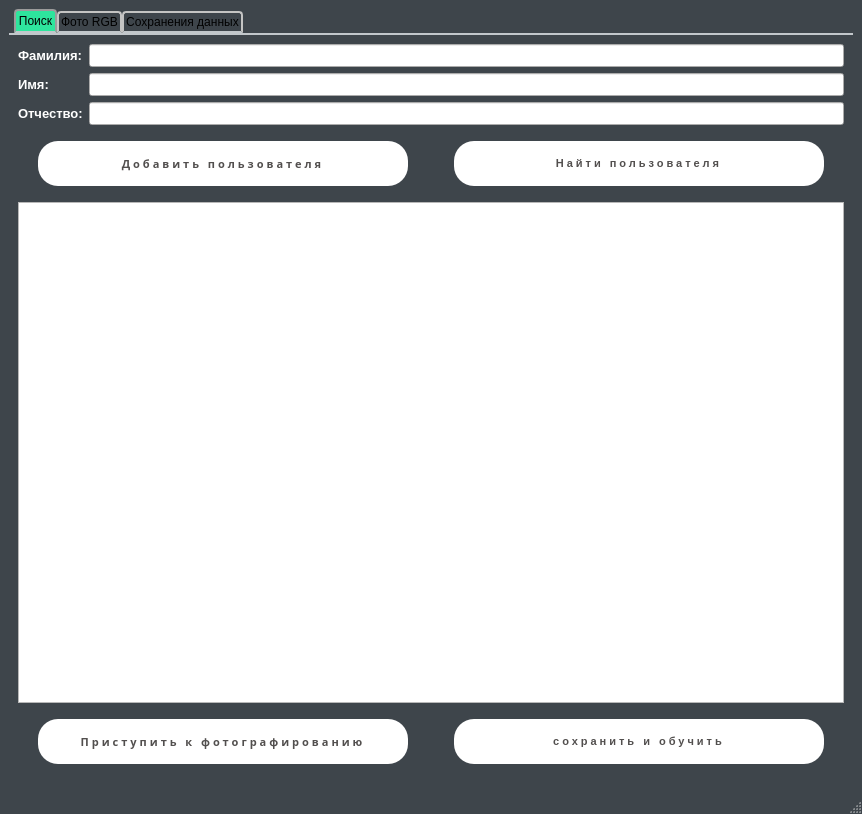
<?xml version="1.0" encoding="UTF-8"?>
<ui version="4.0">
 <class>MainWindow</class>
 <widget class="QMainWindow" name="MainWindow">
  <property name="geometry">
   <rect>
    <x>0</x>
    <y>0</y>
    <width>862</width>
    <height>814</height>
   </rect>
  </property>
  <property name="windowTitle">
   <string>Фотографирования</string>
  </property>
  <property name="styleSheet">
   <string notr="true">QMainWindow{
background: #3E454B;
}

QLabel{
color: #fff;
}


QPushButton:hover {
 background: #2EE59D;
  box-shadow: 0 15px 20px rgba(46,229,157,.4);
  color: white;
  transform: translateY(-7px); 

}

QPushButton {

  text-decoration: none;
  outline: none;
  display: inline-block;
  width: 140px;
  height: 45px;
  line-height: 45px;
  border-radius: 45px;
  margin: 10px 20px;
  font-family: 'Montserrat', sans-serif;
  font-size: 11px;
  text-transform: uppercase;
  text-align: center;
  letter-spacing: 3px;
  font-weight: 600;
  color: #524f4e;
  background: white;
  box-shadow: 0 8px 15px rgba(0,0,0,.1);
  transition: .3s;
border-radius: 20px;
 }

QPushButton:pressed {
    color: #111;
    border: 1px solid #3873d9;
    background: #fff;
 }</string>
  </property>
  <widget class="QWidget" name="centralwidget">
   <property name="font">
    <font>
     <family>Segoe MDL2 Assets</family>
     <pointsize>10</pointsize>
    </font>
   </property>
   <property name="styleSheet">
    <string notr="true">QTabWidget::pane { /* The tab widget frame */
    border-top: 2px solid #C2C7CB;
}

QTabWidget::tab-bar {
    left: 5px; /* move to the right by 5px */
}

/* Style the tab using the tab sub-control. Note that
    it reads QTabBar _not_ QTabWidget */
QTabBar::tab {
    background: qlineargradient(x1: 0, y1: 0, x2: 0, y2: 1,
                                stop: 0 #E1E1E1, stop: 0.4 #DDDDDD,
                                stop: 0.5 #D8D8D8, stop: 1.0 #D3D3D3);
    border: 2px solid #C4C4C3;
    border-bottom-color: #C2C7CB; /* same as the pane color */
    border-top-left-radius: 4px;
    border-top-right-radius: 4px;
    min-width: 20ex;
    padding: 2px;
}

QTabBar::tab:selected, QTabBar::tab:hover {
    
	background: #2EE59D;
}

QTabBar::tab:selected {
    border-color: #9B9B9B;
    border-bottom-color: #C2C7CB; /* same as pane color */
}

QTabBar::tab:!selected {
    margin-top: 2px; /* make non-selected tabs look smaller */
}</string>
   </property>
   <layout class="QGridLayout" name="gridLayout">
    <item row="0" column="0">
     <widget class="QTabWidget" name="tabWidget">
      <property name="styleSheet">
       <string notr="true"/>
      </property>
      <property name="currentIndex">
       <number>0</number>
      </property>
      <widget class="QWidget" name="tab">
       <property name="font">
        <font>
         <pointsize>10</pointsize>
         <weight>75</weight>
         <bold>true</bold>
        </font>
       </property>
       <attribute name="title">
        <string>Поиск</string>
       </attribute>
       <layout class="QHBoxLayout" name="horizontalLayout_5">
        <item>
         <layout class="QVBoxLayout" name="verticalLayout_3">
          <item>
           <layout class="QVBoxLayout" name="verticalLayout_2">
            <item>
             <layout class="QGridLayout" name="gridLayout_2">
              <item row="0" column="0">
               <widget class="QLabel" name="label">
                <property name="font">
                 <font>
                  <pointsize>10</pointsize>
                  <weight>75</weight>
                  <bold>true</bold>
                 </font>
                </property>
                <property name="text">
                 <string>Фамилия:</string>
                </property>
               </widget>
              </item>
              <item row="0" column="1">
               <widget class="QLineEdit" name="lineEdit"/>
              </item>
              <item row="1" column="0">
               <widget class="QLabel" name="label_2">
                <property name="font">
                 <font>
                  <pointsize>10</pointsize>
                  <weight>75</weight>
                  <bold>true</bold>
                 </font>
                </property>
                <property name="text">
                 <string>Имя:</string>
                </property>
               </widget>
              </item>
              <item row="1" column="1">
               <widget class="QLineEdit" name="lineEdit_2"/>
              </item>
              <item row="2" column="0">
               <widget class="QLabel" name="label_3">
                <property name="font">
                 <font>
                  <pointsize>10</pointsize>
                  <weight>75</weight>
                  <bold>true</bold>
                 </font>
                </property>
                <property name="text">
                 <string>Отчество:</string>
                </property>
               </widget>
              </item>
              <item row="2" column="1">
               <widget class="QLineEdit" name="lineEdit_3"/>
              </item>
             </layout>
            </item>
            <item>
             <layout class="QHBoxLayout" name="horizontalLayout_3">
              <item>
               <widget class="QPushButton" name="pushButton">
                <property name="font">
                 <font>
                  <family>Montserrat,sans-serif</family>
                  <pointsize>-1</pointsize>
                  <weight>75</weight>
                  <bold>true</bold>
                  <underline>false</underline>
                  <strikeout>false</strikeout>
                 </font>
                </property>
                <property name="styleSheet">
                 <string notr="true"/>
                </property>
                <property name="text">
                 <string>Добавить пользователя</string>
                </property>
               </widget>
              </item>
              <item>
               <widget class="QPushButton" name="pushButton_5">
                <property name="text">
                 <string>Найти пользователя</string>
                </property>
               </widget>
              </item>
             </layout>
            </item>
           </layout>
          </item>
          <item>
           <layout class="QVBoxLayout" name="verticalLayout">
            <item>
             <widget class="QTableWidget" name="tableWidget"/>
            </item>
            <item>
             <layout class="QHBoxLayout" name="horizontalLayout_4">
              <item>
               <widget class="QPushButton" name="pushButton_2">
                <property name="font">
                 <font>
                  <family>Montserrat,sans-serif</family>
                  <pointsize>-1</pointsize>
                  <weight>75</weight>
                  <bold>true</bold>
                  <underline>false</underline>
                  <strikeout>false</strikeout>
                 </font>
                </property>
                <property name="text">
                 <string>Приступить к фотографированию</string>
                </property>
               </widget>
              </item>
              <item>
               <widget class="QPushButton" name="pushButton_11">
                <property name="text">
                 <string>сохранить и обучить</string>
                </property>
               </widget>
              </item>
             </layout>
            </item>
           </layout>
          </item>
         </layout>
        </item>
       </layout>
      </widget>
      <widget class="QWidget" name="tab_2">
       <attribute name="title">
        <string notr="true">Фото RGB</string>
       </attribute>
       <layout class="QGridLayout" name="gridLayout_3">
        <item row="3" column="2">
         <widget class="QPushButton" name="pushButton_4">
          <property name="font">
           <font>
            <family>Montserrat,sans-serif</family>
            <pointsize>-1</pointsize>
            <weight>75</weight>
            <bold>true</bold>
            <underline>false</underline>
            <strikeout>false</strikeout>
           </font>
          </property>
          <property name="text">
           <string>Далее</string>
          </property>
         </widget>
        </item>
        <item row="3" column="1">
         <widget class="QPushButton" name="pushButton_3">
          <property name="font">
           <font>
            <family>Montserrat,sans-serif</family>
            <pointsize>-1</pointsize>
            <weight>75</weight>
            <bold>true</bold>
            <underline>false</underline>
            <strikeout>false</strikeout>
           </font>
          </property>
          <property name="text">
           <string>Сфотографировать</string>
          </property>
         </widget>
        </item>
        <item row="1" column="0" colspan="3">
         <widget class="QGraphicsView" name="graphicsView"/>
        </item>
        <item row="0" column="0" colspan="3">
         <widget class="QLabel" name="label_5">
          <property name="font">
           <font>
            <pointsize>12</pointsize>
            <weight>75</weight>
            <bold>true</bold>
           </font>
          </property>
          <property name="text">
           <string>Фотографирования обычной камерой</string>
          </property>
          <property name="textFormat">
           <enum>Qt::AutoText</enum>
          </property>
          <property name="alignment">
           <set>Qt::AlignCenter</set>
          </property>
         </widget>
        </item>
        <item row="3" column="0">
         <widget class="QPushButton" name="pushButton_12">
          <property name="text">
           <string>отмена</string>
          </property>
         </widget>
        </item>
       </layout>
      </widget>
      <widget class="QWidget" name="tab_4">
       <attribute name="title">
        <string notr="true">Сохранения данных</string>
       </attribute>
       <layout class="QVBoxLayout" name="verticalLayout_6">
        <item>
         <layout class="QVBoxLayout" name="verticalLayout_5">
          <item>
           <layout class="QVBoxLayout" name="verticalLayout_4">
            <item>
             <widget class="QGroupBox" name="groupBox_2">
              <property name="maximumSize">
               <size>
                <width>820</width>
                <height>111</height>
               </size>
              </property>
              <property name="title">
               <string/>
              </property>
              <layout class="QHBoxLayout" name="horizontalLayout_2">
               <item>
                <layout class="QFormLayout" name="formLayout_4">
                 <item row="0" column="0">
                  <widget class="QLabel" name="label_7">
                   <property name="font">
                    <font>
                     <pointsize>10</pointsize>
                     <weight>75</weight>
                     <bold>true</bold>
                    </font>
                   </property>
                   <property name="text">
                    <string>Фамилия:</string>
                   </property>
                  </widget>
                 </item>
                 <item row="0" column="1">
                  <widget class="QLineEdit" name="lineEdit_5">
                   <property name="enabled">
                    <bool>false</bool>
                   </property>
                  </widget>
                 </item>
                 <item row="1" column="0">
                  <widget class="QLabel" name="label_8">
                   <property name="font">
                    <font>
                     <pointsize>10</pointsize>
                     <weight>75</weight>
                     <bold>true</bold>
                    </font>
                   </property>
                   <property name="text">
                    <string>Имя:</string>
                   </property>
                  </widget>
                 </item>
                 <item row="1" column="1">
                  <widget class="QLineEdit" name="lineEdit_6">
                   <property name="enabled">
                    <bool>false</bool>
                   </property>
                  </widget>
                 </item>
                 <item row="2" column="0">
                  <widget class="QLabel" name="label_9">
                   <property name="font">
                    <font>
                     <pointsize>10</pointsize>
                     <weight>75</weight>
                     <bold>true</bold>
                    </font>
                   </property>
                   <property name="text">
                    <string>Отчество:</string>
                   </property>
                  </widget>
                 </item>
                 <item row="2" column="1">
                  <widget class="QLineEdit" name="lineEdit_7">
                   <property name="enabled">
                    <bool>false</bool>
                   </property>
                  </widget>
                 </item>
                </layout>
               </item>
              </layout>
             </widget>
            </item>
            <item>
             <widget class="QGroupBox" name="groupBox">
              <property name="minimumSize">
               <size>
                <width>0</width>
                <height>500</height>
               </size>
              </property>
              <property name="font">
               <font>
                <pointsize>10</pointsize>
                <weight>75</weight>
                <bold>true</bold>
               </font>
              </property>
              <property name="styleSheet">
               <string notr="true"/>
              </property>
              <property name="title">
               <string>Фото</string>
              </property>
              <property name="alignment">
               <set>Qt::AlignCenter</set>
              </property>
              <layout class="QHBoxLayout" name="horizontalLayout">
               <item>
                <layout class="QGridLayout" name="gridLayout_5">
                 <item row="0" column="2">
                  <widget class="QLabel" name="label_photo_3">
                   <property name="text">
                    <string>photo</string>
                   </property>
                  </widget>
                 </item>
                 <item row="1" column="1">
                  <widget class="QLabel" name="label_photo_7">
                   <property name="text">
                    <string>photo</string>
                   </property>
                  </widget>
                 </item>
                 <item row="1" column="2">
                  <widget class="QLabel" name="label_photo_8">
                   <property name="text">
                    <string>photo</string>
                   </property>
                  </widget>
                 </item>
                 <item row="0" column="3">
                  <widget class="QLabel" name="label_photo_4">
                   <property name="text">
                    <string>photo</string>
                   </property>
                  </widget>
                 </item>
                 <item row="1" column="3">
                  <widget class="QLabel" name="label_photo_9">
                   <property name="text">
                    <string>photo</string>
                   </property>
                  </widget>
                 </item>
                 <item row="1" column="4">
                  <widget class="QLabel" name="label_photo_10">
                   <property name="text">
                    <string>photo</string>
                   </property>
                  </widget>
                 </item>
                 <item row="0" column="4">
                  <widget class="QLabel" name="label_photo_5">
                   <property name="text">
                    <string>photo</string>
                   </property>
                  </widget>
                 </item>
                 <item row="1" column="0">
                  <widget class="QLabel" name="label_photo_6">
                   <property name="text">
                    <string>photo</string>
                   </property>
                  </widget>
                 </item>
                 <item row="0" column="1">
                  <widget class="QLabel" name="label_photo_2">
                   <property name="text">
                    <string>photo</string>
                   </property>
                  </widget>
                 </item>
                 <item row="0" column="0">
                  <widget class="QLabel" name="label_photo_1">
                   <property name="text">
                    <string>photo</string>
                   </property>
                  </widget>
                 </item>
                </layout>
               </item>
              </layout>
             </widget>
            </item>
           </layout>
          </item>
          <item>
           <layout class="QHBoxLayout" name="horizontalLayout_6">
            <item>
             <widget class="QPushButton" name="pushButton_10">
              <property name="font">
               <font>
                <family>Montserrat,sans-serif</family>
                <pointsize>-1</pointsize>
                <weight>75</weight>
                <bold>true</bold>
                <underline>false</underline>
                <strikeout>false</strikeout>
               </font>
              </property>
              <property name="text">
               <string>Отмена</string>
              </property>
             </widget>
            </item>
            <item>
             <widget class="QPushButton" name="pushButton_9">
              <property name="font">
               <font>
                <family>Montserrat,sans-serif</family>
                <pointsize>-1</pointsize>
                <weight>75</weight>
                <bold>true</bold>
                <underline>false</underline>
                <strikeout>false</strikeout>
               </font>
              </property>
              <property name="text">
               <string>Сохранить</string>
              </property>
             </widget>
            </item>
           </layout>
          </item>
         </layout>
        </item>
       </layout>
      </widget>
     </widget>
    </item>
   </layout>
  </widget>
  <widget class="QStatusBar" name="statusbar"/>
  <action name="action">
   <property name="text">
    <string>Настройки</string>
   </property>
  </action>
  <action name="action_2">
   <property name="text">
    <string>Выход</string>
   </property>
  </action>
 </widget>
 <tabstops>
  <tabstop>lineEdit</tabstop>
  <tabstop>lineEdit_2</tabstop>
  <tabstop>lineEdit_3</tabstop>
  <tabstop>pushButton</tabstop>
  <tabstop>tableWidget</tabstop>
  <tabstop>graphicsView</tabstop>
  <tabstop>pushButton_4</tabstop>
  <tabstop>pushButton_3</tabstop>
  <tabstop>lineEdit_5</tabstop>
  <tabstop>lineEdit_6</tabstop>
  <tabstop>lineEdit_7</tabstop>
 </tabstops>
 <resources/>
 <connections/>
</ui>
